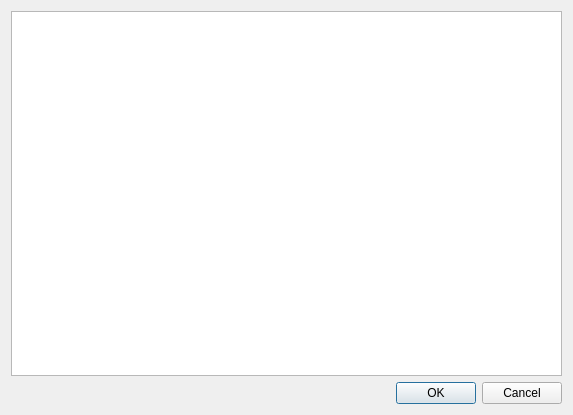
<?xml version="1.0" encoding="UTF-8"?>
<ui version="4.0">
 <class>PrintDialog</class>
 <widget class="QDialog" name="PrintDialog">
  <property name="geometry">
   <rect>
    <x>0</x>
    <y>0</y>
    <width>573</width>
    <height>415</height>
   </rect>
  </property>
  <property name="windowTitle">
   <string>Print Output</string>
  </property>
  <layout class="QGridLayout" name="gridLayout">
   <item row="2" column="0">
    <widget class="QDialogButtonBox" name="buttonBox">
     <property name="orientation">
      <enum>Qt::Horizontal</enum>
     </property>
     <property name="standardButtons">
      <set>QDialogButtonBox::Cancel|QDialogButtonBox::Ok</set>
     </property>
    </widget>
   </item>
   <item row="1" column="0">
    <widget class="QTextEdit" name="textEdit_2"/>
   </item>
  </layout>
 </widget>
 <resources/>
 <connections>
  <connection>
   <sender>buttonBox</sender>
   <signal>accepted()</signal>
   <receiver>PrintDialog</receiver>
   <slot>accept()</slot>
   <hints>
    <hint type="sourcelabel">
     <x>248</x>
     <y>254</y>
    </hint>
    <hint type="destinationlabel">
     <x>157</x>
     <y>274</y>
    </hint>
   </hints>
  </connection>
  <connection>
   <sender>buttonBox</sender>
   <signal>rejected()</signal>
   <receiver>PrintDialog</receiver>
   <slot>reject()</slot>
   <hints>
    <hint type="sourcelabel">
     <x>316</x>
     <y>260</y>
    </hint>
    <hint type="destinationlabel">
     <x>286</x>
     <y>274</y>
    </hint>
   </hints>
  </connection>
 </connections>
</ui>
